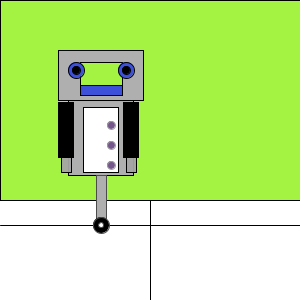
Frame 1 (no input)
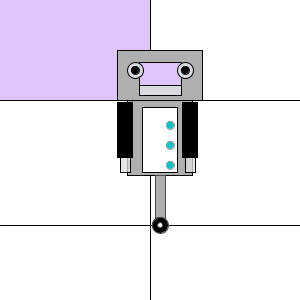
Frame 60 (the mouse pressed at the canvas centre just before this capture)
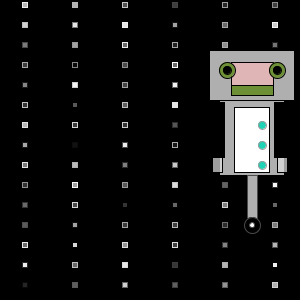
Frame 120 (the mouse held since frame 60 and released just before this capture)

The Processing sketch that drew these frames (run headless with seeded random() and noise(); from frame 60 on, the mouse is pressed at the canvas centre):

// Processing sketch: processing_79153
// ── processing_79153.pde

int x = 0; //location of x
int speed =1; // speed = 1
float eyeR = 255; //variable eye will be RED and will be the full 255
float eyeG = 255; //variable eye will be Green and will be the full 255
float eyeB = 255; //variable eye will be Blue and will be the full 255
void setup() {
  size(300,300); //size of the page
}// This is my background colour which i have left white as i plain to do a robot so the grey will stand out more in the white
void draw(){
  background(255);
  stroke(0); //Colour of line inbetween
  line(150,0,150,300); //line dividing the page
  line(0,225,300,225); //line dividing the page
  line(0,100,300,100); //line dividing the page
 
  
  if (mousePressed){// if mouse is pressed background turns black
  background(0); //if the mouse is pressed the colour it will change
   x = x + speed; //add speed to the location
if (x > 305 || x < -250) //if pressed the robot will not go off the screen but will return once it hits them co-or
speed = speed * 10; //Once the mouse is pressed the robot will speed up
  }
if (mousePressed)   // if mouse pressed it will bring the objects like rain
for (int x = 0; x < width; x+=50) { // this adds how many rows of lines there are.
  for (int y = 0; y < height; y+=20) { //this adds how many are going up
    stroke(random(255) ); //this is the random colour for the outline of the wee rectangles 
    fill(random(255)); //this is the random fill for the rect
    rect(x+25,y+5,5,5); //this is the co-or for the rect
  }
}

 eyeR = random(255); //Random red have set it to max
  eyeB = random(255); //Random colour Blue have set it to max
  eyeG = random(255); //Random colour Green have set it to max
  fill(eyeR,eyeG,eyeB); //Fill have used all the RGB colours
 if (mouseX < 150 && mouseY < 100) { // if the mouse goes over to set out perimeter it 
   rect(0,0,300,200); // once the mouse has went to the set out perimeter it will then change random colours
 }else if (mouseX > 150 && mouseY >220) { //if the mouse goes over to set out perimeter it 
   rect(300,375,300,300); // once the mouse has went to the set out perimeter it will then change random colours
 }
 //This is the basic shape i have used for the robots main body.
 stroke(0); //the outline colour of the robots body
  fill(175); //what colour the robot is
  rectMode(CENTER); //the position of the robot
x = x + speed; //the speed of the robot moving
if (x > 165 || x < -75) // the robot will not go off the screen but will return once it hits them wall it will return
speed = speed * -1; //the return speed

  //This is the basic shape i have used for the robots main body.
  rectMode(CENTER);//the shape and the position 
  rect(x+100,125,65,100); //the width, height and where it is placed
 // Down below instead of doing the normal two legs for a robot i decided to add one leg for a wheel.
 stroke(75); //the outline colour of the leg
  fill(175); //the colour of the leg
  rectMode(CENTER); //the shape of the leg
  rect(x+100,203,10,55); //the width, height and where it is placed
  //This is the wheels to his leg.
  fill(0); //the fill of the bolt in his wheel
  ellipse(x+100,225,16,16); //the shape of the bolt in the middle of the wheel
  fill(255); //the colour of the wheel
  ellipse(x+100,225,5,5); //the shape of the wheel
  //This is the robots head and the smaller square inside the face.
    stroke(0); //the colour outline of his head
  fill(175); //the colour of the head
  rectMode(CENTER); //shape
  rect(x+100,75,85,50); //shape and where it is placed
  fill(eyeR,eyeG,eyeB);//the random colour for part of his face
  rect(x+100,75,42,25); //shape and where it is placed
  //Here is the Hands
 fill(eyeR,eyeG); //here i have added just two random colours for his hands
  stroke(0); //the outline of his hand
  rect(x+65,165,10,15); //the shape and where the hand is placed
  rect(x+130,165,10,15); //the shape and where the hand is placed
  //Pupils in his eye.
  eyeR = random(255); //random colour of Red
  eyeB = random(255); //random colour of Blue
  eyeG = random(255);//random colour of Green
  fill(eyeR,eyeG,eyeB); //the fill is now all three random colours
  ellipse(x+75,70,16,16); //the eyes
  ellipse(x+125,70,16,16);//the eyes
  //The mouth
    stroke(0); //the outline of the shape
  fill(eyeR,eyeG,eyeB); //the fill has been set to random colours 
  rectMode(CENTER);
  rect(x+100,90,42,10); //the shape, where it is placed and it follow the rest of the body
  //Left Arm
  stroke(0); //the colour of the outline
  fill(0); //the colour of the arm
  rectMode(CENTER);
  rect(x+65,130,15,55); //the shape, where it is placed and it follow the rest of the body
  //Right Arm
  stroke(0); //the colour of the outline
  fill(0); //the colour of the arm
  rectMode(CENTER);
  rect(x+130,130,15,55);  //the shape, where it is placed and it follow the rest of the body
   //Circuit Box in the middle of the body.
  stroke(0); //the colour of the outline
  fill(255); //the colour of the arm
  rectMode(CENTER);
  rect(x+100,140,35,65); //the shape, where it is placed and it follow the rest of the body
  //Left Pupil
  fill(0); //the colour of the arm
ellipse(x+75,70,8,8); //the shape, where it is placed and it follow the rest of the body
//Right pupil
fill(0);//the colour of the arm
ellipse(x+125,70,8,8);
//Circles in the middle of the circuit.
eyeR = random(255);
  eyeB = random(255);
  eyeG = random(255);
  fill(eyeR,eyeG,eyeB); //the colour of the arm and its going to be random
stroke(155); //the colour of the outline
ellipse(x+110,165,8,8); //the shape, where it is placed and it follow the rest of the body
ellipse(x+110,125,8,8); //the shape, where it is placed and it follow the rest of the body
ellipse(x+110,145,8,8);//the shape, where it is placed and it follow the rest of the body
}
  
